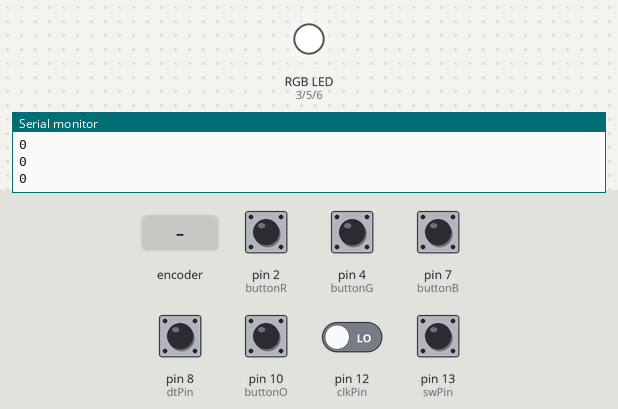
The sketch below on a simulated Arduino Uno, built with avr-gcc and run on an emulated ATmega328P. Parts: an RGB LED mixed from three pins (HIGH = lit), the last lines printed to the serial monitor. Inputs (shaded band) come from the test bench; at power-on: pin 2 (buttonR), pin 4 (buttonG), pin 7 (buttonB), pin 8 (dtPin), pin 10 (buttonO), pin 13 (swPin) HIGH, pin 12 (clkPin) LOW.

Above: at 1.2 s.
1.3 s: pin 2 (buttonR) pulled LOW for 0.15 s
At 1.9 s:
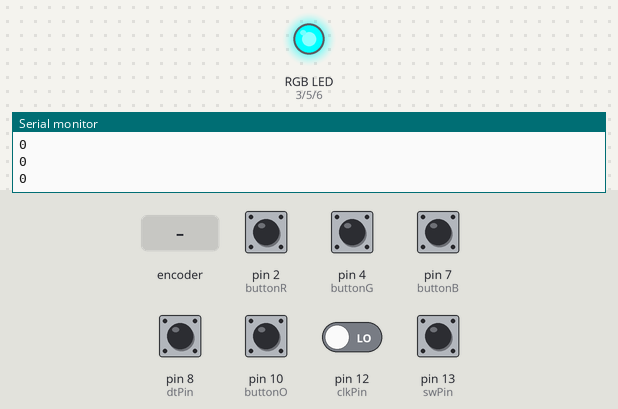
2.9 s: pin 4 (buttonG) pulled LOW for 0.15 s
At 4.0 s:
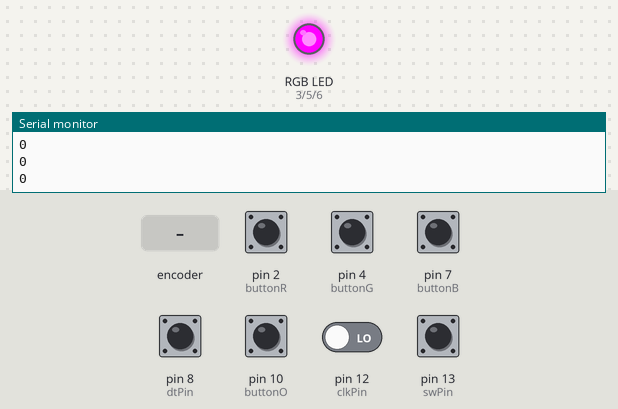
4.5 s: pin 7 (buttonB) pulled LOW for 0.15 s
At 5.3 s:
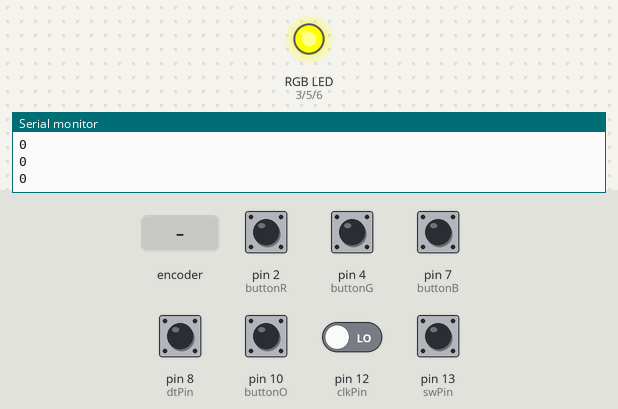
6.1 s: rotary encoder on pin 12 (clkPin) / pin 8 (dtPin) turned 2 steps (second pin leading)
At 6.8 s:
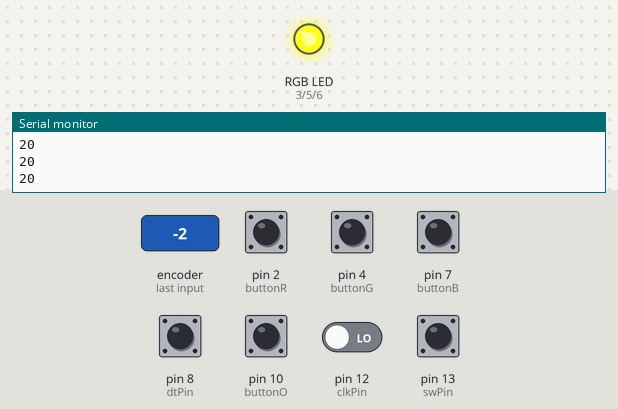
8.0 s: pin 10 (buttonO) pulled LOW for 0.15 s
At 9.1 s:
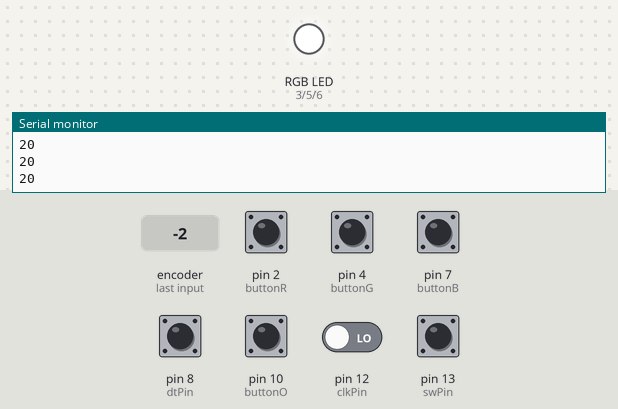
9.6 s: pin 2 (buttonR) pulled LOW for 1 s
At 10.3 s:
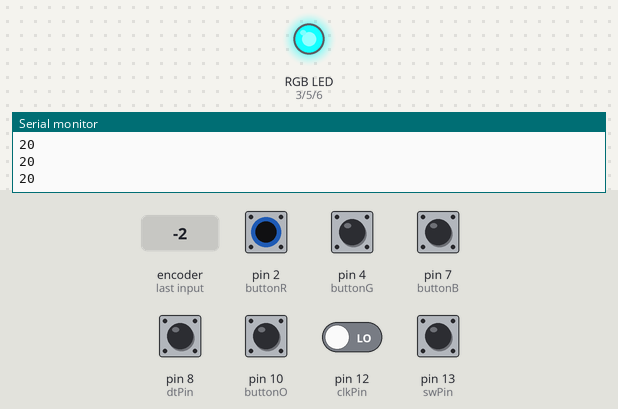
Timing chart, 0 to 12.6 s (numbered marks = the images above; inputs shaded):
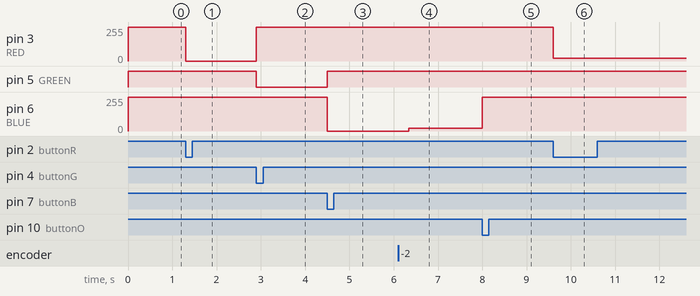

The sketch:

Assign8.ino
```cpp
#define RED 3
#define GREEN 5
#define BLUE 6

#define buttonR 2
#define buttonG 4
#define buttonB 7
#define buttonO 10

const int clkPin = 12; //the clk attach to pin2
const int dtPin = 8; //the dt attach to pin3
const int swPin = 13 ; //the number of the button
int clk = 0;
int dt = 0;
char changeFlag = 'O';
int intensity=0;
char rotCntrl = 'A';

void setup() {
  // put your setup code here, to run once:
  pinMode(buttonR, INPUT_PULLUP);
  pinMode(buttonG, INPUT_PULLUP);
  pinMode(buttonB, INPUT_PULLUP);
  pinMode(buttonO, INPUT_PULLUP);
  pinMode(RED, OUTPUT);
  pinMode(GREEN, OUTPUT);
  pinMode(BLUE, OUTPUT);
  pinMode(clkPin, INPUT);
  pinMode(dtPin, INPUT);
  Serial.begin(9600); // initialize serial communications at 9600 bps

}

void loop() {

  if (digitalRead(buttonR) == LOW) {
    changeFlag = 'R';
  }
  if (digitalRead(buttonG) == LOW) {
    changeFlag = 'G';

  }
  if (digitalRead(buttonB) == LOW) {

    changeFlag = 'B';

  }
  if (digitalRead(buttonO) == LOW) {
    changeFlag = 'O';
  }

      if(changeFlag=='R'){
       analogWrite(GREEN, 255);
      analogWrite(BLUE, 255);
      analogWrite(RED, intensity);
      rotCntrl = 'A';
      // delay(10);
    }else if(changeFlag=='G'){
       analogWrite(RED, 255);
      analogWrite(BLUE, 255);
      analogWrite(GREEN, intensity);
      rotCntrl = 'A';
      // delay(10);
    }else if(changeFlag=='B'){
       analogWrite(RED, 255);
      analogWrite(GREEN, 255);
      analogWrite(BLUE, intensity);
      rotCntrl = 'A';
     //  delay(10);
    }else{
      analogWrite(RED, 255);
     analogWrite(GREEN, 255);
     analogWrite(BLUE, 255);
     rotCntrl = 'N';
    }
  // put your main code here, to run repeatedly:
  int newCLK = digitalRead(clkPin);
  int newDT = digitalRead(dtPin);
  int Sw =  digitalRead(swPin);
    if(Sw == LOW){
      rotCntrl = 'N';
      //Serial.println("Sw is low");
    }else{
      rotCntrl = 'A';
      //Serial.println("Sw is high");
    }
    if ( (newCLK != clk) && newCLK == LOW ) { // CLK has changed from HIGH to LOW
      if ( dt == LOW) {
        //Serial.println("Clockwise");
        if(intensity<=255 && rotCntrl!='N'){
          intensity+=20;
        }
      } else {
        //Serial.println("Counter-Clockwise");
        if(intensity>0 && rotCntrl!='N'){
          intensity-=20;
        }

      }
  }
  clk = newCLK;
  dt = newDT;
  Serial.println(intensity);
  //Serial.println(rotCntrl);

  delay(10);
}
```

Measured:
- after the input at 1.3 s, pin 3 (RED): 255/255 → 0/255 at once
- after the input at 2.9 s, pin 3 (RED): 0/255 → 255/255 at once; pin 5 (GREEN): HIGH → LOW at once
- after the input at 4.5 s, pin 5 (GREEN): LOW → HIGH at once; pin 6 (BLUE): 255/255 → 0/255 at once
- after the input at 6.1 s, pin 6 (BLUE): 0/255 → 20/255 after 0.24 s
- after the input at 8.0 s, pin 6 (BLUE): 20/255 → 255/255 at once
- after the input at 9.6 s, pin 3 (RED): 255/255 → 20/255 at once
